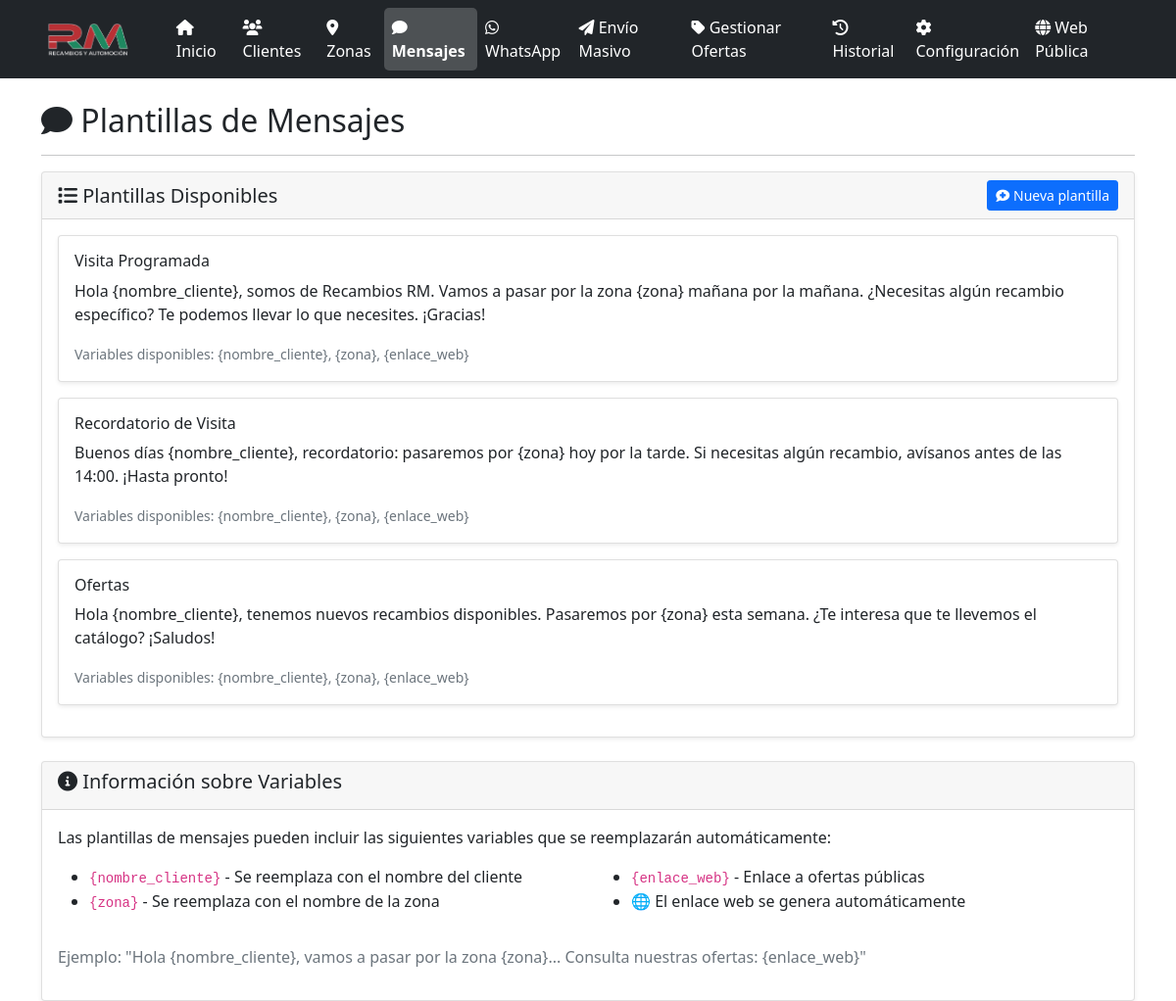
Page /mensajes on the earlier database version.
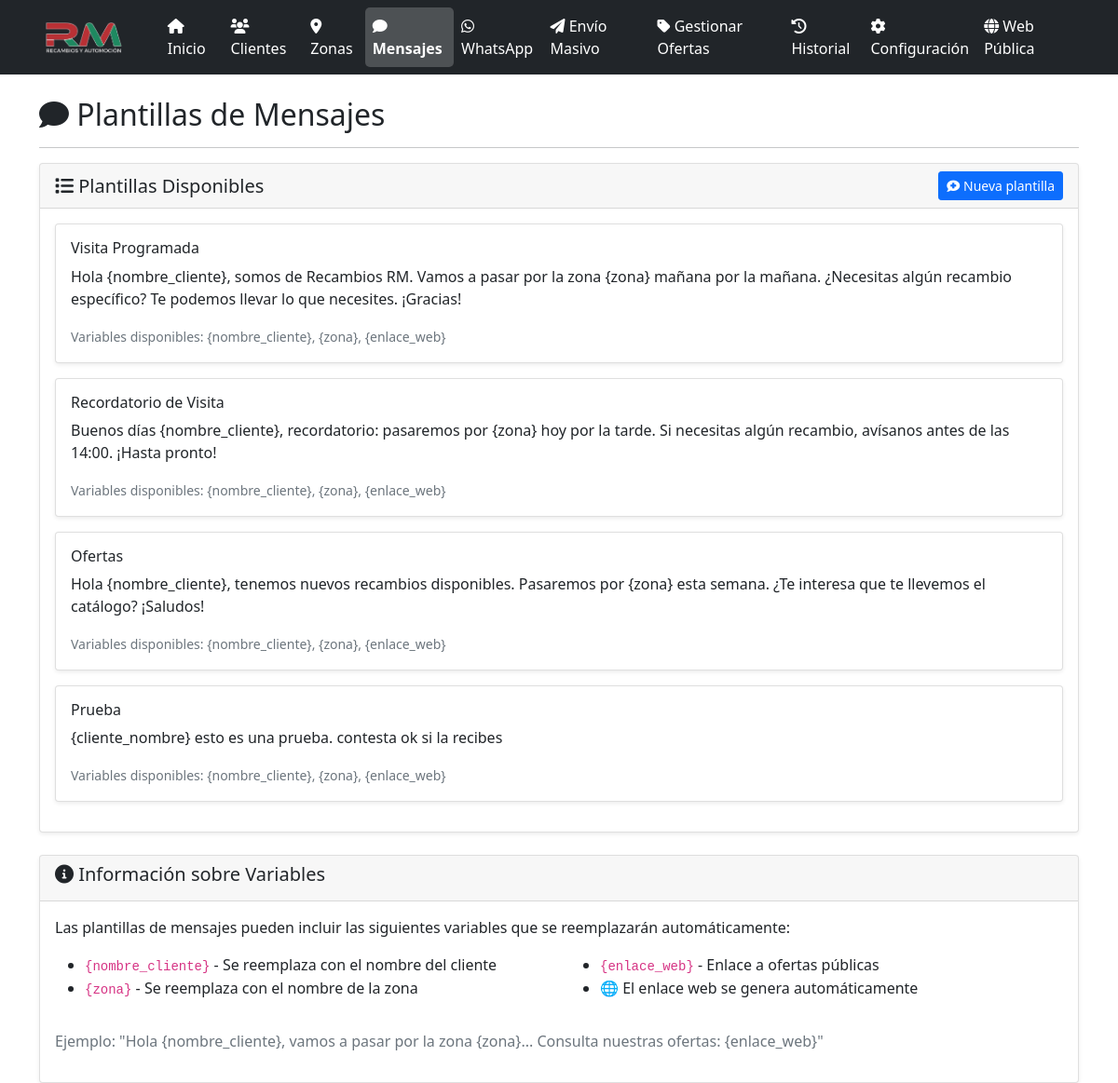
Same page on the later database version.
### models.py (models this page shows, shortened)
class MensajePlantilla(db.Model):
    id = db.Column(db.Integer, primary_key=True)
    nombre = db.Column(db.String(100), nullable=False)
    contenido = db.Column(db.Text, nullable=False)
    activo = db.Column(db.Boolean, default=True)
    created_at = db.Column(db.DateTime, default=datetime.utcnow)
    mensajes_enviados = db.relationship('MensajeEnviado', backref='plantilla', lazy=True)

### app.py (the view)
@app.route('/mensajes')
def mensajes():
    plantillas = MensajePlantilla.query.filter_by(activo=True).all()
    return render_template('mensajes.html', plantillas=plantillas)

### app.py (called while the page is built, shortened)
@app.before_request
def _asegurar_scheduler():
    global _scheduler_iniciado

@app.before_request
def before_request():
    global _sistema_inicializado
    if not _sistema_inicializado and not app.config['DEBUG']:
        inicializar_sistema()

### templates/mensajes.html (shortened to what this page needs)
{% extends "base.html" %}
{% block content %}
<div class="row">
    <div class="col-12">
        <h2><i class="fas fa-comment"></i> Plantillas de Mensajes</h2>
        <hr>
    </div>
</div>
<div class="row">
    <div class="col-12">
        <div class="card">
            <div class="card-header d-flex justify-content-between align-items-center">
                <h5 class="mb-0"><i class="fas fa-list"></i> Plantillas Disponibles</h5>
                <a href="{{ url_for('nueva_plantilla') }}" class="btn btn-primary btn-sm">
                    <i class="fas fa-comment-medical"></i> Nueva plantilla
                </a>
            </div>
            <div class="card-body">
                {% if plantillas %}
                    {% for plantilla in plantillas %}
                    <div class="card mb-3">
                        <div class="card-body">
                            <h6 class="card-title">{{ plantilla.nombre }}</h6>
                            <p class="card-text">{{ plantilla.contenido }}</p>
                            <small class="text-muted">
                                Variables disponibles: {nombre_cliente}, {zona}, {enlace_web}
                            </small>
                        </div>
                    </div>
                    {% endfor %}
                {% else %}
                    <div class="text-center py-4">
                        <i class="fas fa-comment fa-3x text-muted mb-3"></i>
                        <p class="text-muted">No hay plantillas de mensajes configuradas.</p>
                    </div>
                {% endif %}
            </div>
        </div>
    </div>
</div>
<div class="row mt-4">
    <div class="col-12">
        <div class="card">
            <div class="card-header">
                <h5><i class="fas fa-info-circle"></i> Información sobre Variables</h5>
            </div>
            <div class="card-body">
                <p>Las plantillas de mensajes pueden incluir las siguientes variables que se reemplazarán automáticamente:</p>
                <div class="row">
                    <div class="col-md-6">
                        <ul>
                            <li><code>{nombre_cliente}</code> - Se reemplaza con el nombre del cliente</li>
                            <li><code>{zona}</code> - Se reemplaza con el nombre de la zona</li>
                        </ul>
                    </div>
                    <div class="col-md-6">
                        <ul>
                            <li><code>{enlace_web}</code> - Enlace a ofertas públicas</li>
                            <li><strong>🌐</strong> El enlace web se genera automáticamente</li>
                        </ul>
                    </div>
                </div>
                <p class="text-muted mt-3">Ejemplo: "Hola {nombre_cliente}, vamos a pasar por la zona {zona}... Consulta nuestras ofertas: {enlace_web}"</p>
            </div>
        </div>
    </div>
</div>
{% endblock %}

Differences in the rows shown:
added MensajePlantilla: nombre "Prueba", contenido "{cliente_nombre} esto es una prueba. contesta ok si la recibes"
